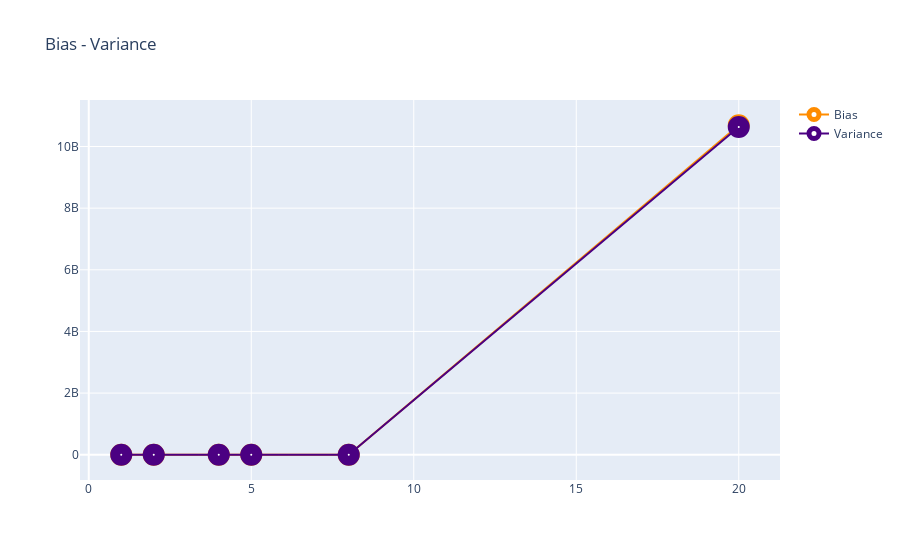

The code cell stored with this chart in its notebook:
### Markdown cell above
## 16.2. Potting Bias - Variance

### Code cell
layout = dict(title='Bias - Variance',)
fig = dict(data=[Bias, Variance], layout=layout)
iplot(fig)

### Figure 1 — Plotly figure (JSON) as saved in the notebook; plotly's stock layout.template omitted (floating-point values rounded to 4 significant figures)
{"data": [{"line": {"color": "darkorange"}, "marker": {"color": "white", "line": {"width": 12}, "size": 10}, "name": "Bias", "opacity": 1, "type": "scatter", "x": [1.0, 2.0, 4.0, 5.0, 8.0, 20.0], "y": [3754.0, 4582.0, 4542.0, 6539.0, 12730.0, 10690000000.0]}, {"line": {"color": "indigo"}, "marker": {"color": "white", "line": {"width": 12}, "size": 10}, "name": "Variance", "opacity": 1, "type": "scatter", "x": [1.0, 2.0, 4.0, 5.0, 8.0, 20.0], "y": [208.0, 993.0, 1086.0, 3185.0, 8890.0, 10640000000.0]}], "layout": {"title": {"text": "Bias - Variance"}}}
